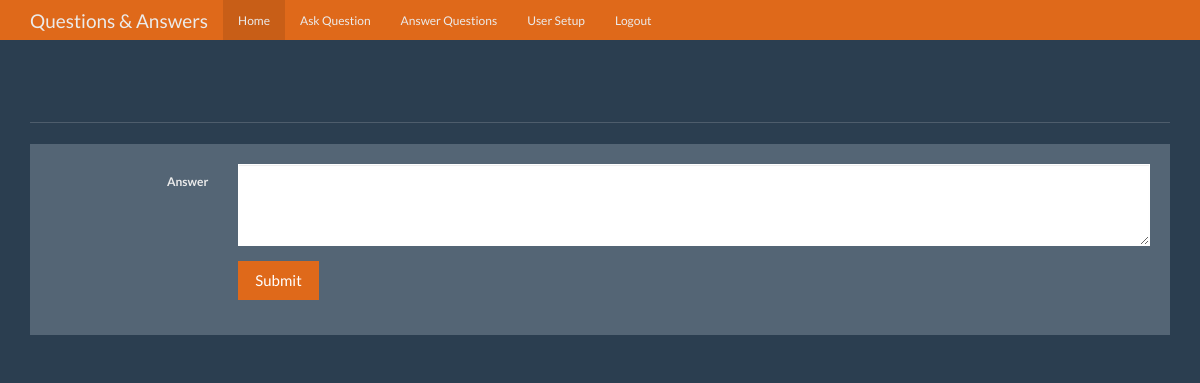
Before: /answer/1 (signed in) with the older database file.
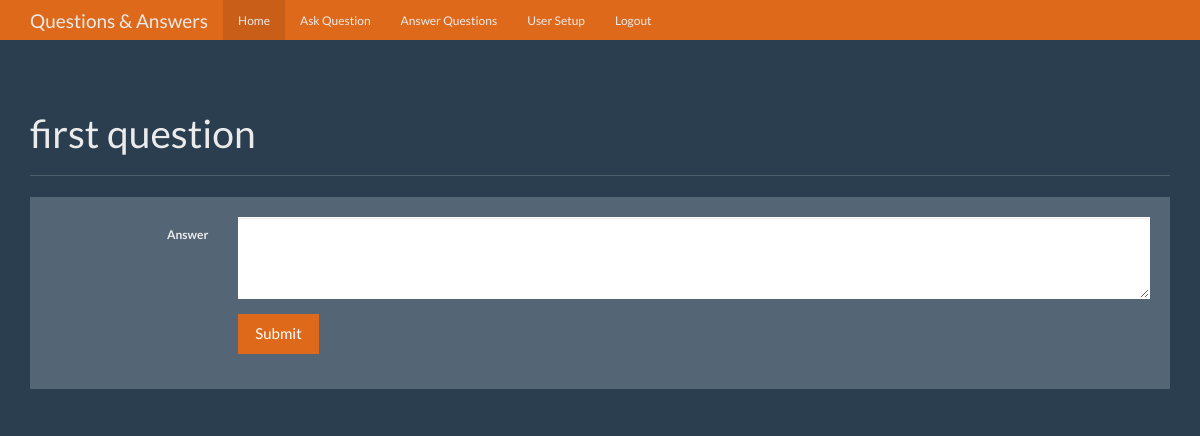
After: the same page with the newer database file.
### tables this page shows
CREATE TABLE questions(
    id INTEGER PRIMARY KEY AUTOINCREMENT,
    question_text TEXT NOT NULL,
    answer_text TEXT,
    asked_by_id INTEGER NOT NULL,
    expert_id INTEGER NOT NULL
);

### QuestionApp/app.py (the view)
@ app.route('/answer/<question_id>', methods=['POST', 'GET'])
def answer(question_id):
    user = get_current_user()
    db = get_db()
    question_cur = db.execute(
        'select id,question_text from questions where id = ?', [question_id])
    question_result = question_cur.fetchone()
    if request.method == 'POST':
        answer = request.form['answer']
        db.execute('update questions set answer_text=? where id=?',
                   [answer, question_id])
        db.commit()
        return redirect(url_for('unanswered'))
    return render_template('answer.html', user=user, question=question_result)

### QuestionApp/app.py (called while the page is built)
def get_current_user():
    user = None
    user_resutlt = None
    if 'user' in session:
        user = session['user']
        db = get_db()
        user_cur = db.execute(
            'select id,name,password,expert,admin from users where name = ?', [user])
        user_resutlt = user_cur.fetchone()
    return user_resutlt

### QuestionApp/database.py (called while the page is built)
def connect_db():
    sql = sqlite3.connect('./questions.db')
    sql.row_factory = sqlite3.Row
    return sql

def get_db():
    if not hasattr(g, 'sqlite3_db'):
        g.sqlite_db = connect_db()
    return g.sqlite_db

### QuestionApp/templates/answer.html
{%extends 'base.html'%}
{%block content%}
      <div class="page-header">
        <h1>{{question.question_text}}</h1>
      </div>
        <div class="row">
          <div class="col-lg-12">
            <div class="well bs-component">
              <form class="form-horizontal" method="POST" action="{{url_for('answer',question_id=question.id)}}">
                <fieldset>
                  <div class="form-group">
                    <label for="textArea" class="col-lg-2 control-label">Answer</label>
                    <div class="col-lg-10">
                      <textarea class="form-control" rows="3" id="textArea" name='answer'></textarea>
                    </div>
                  </div>
                  <div class="form-group">
                    <div class="col-lg-10 col-lg-offset-2">
                      <button type="submit" class="btn btn-primary">Submit</button>
                    </div>
                  </div>
                </fieldset>
              </form>
            </div>
          </div>
        </div>
      </div>
{%endblock content%}

Changed rows visible on the page:
added questions: question_text "first question"
